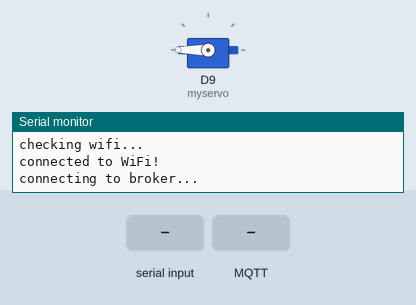
Recording of a sketch running on a simulated Arduino MKR. Parts: servo, the last lines printed to the serial monitor. Inputs (shaded band) come from the test bench. WiFi joins after 1.5 s; servers stay silent unless stated; no MQTT or app messages arrive unless stated.

Above: at 3.7 s.
3.8 s: "1\n" received over Serial
At 4.6 s:
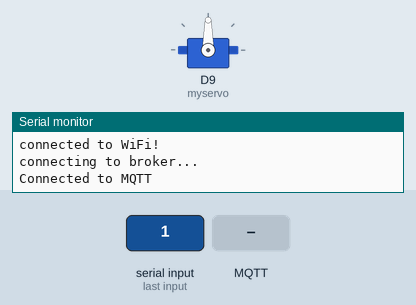
6.3 s: MQTT message "1" arrives on the first subscribed topic
7.8 s: MQTT message "on" arrives on the first subscribed topic
9.3 s: MQTT message "off" arrives on the first subscribed topic
Timing chart, 0 to 11.8 s (numbered marks = the images above; inputs shaded):
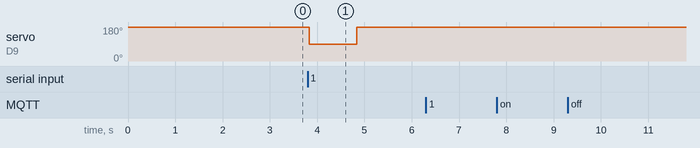

Measured:
- after the input at 3.8 s, servo on D9 (myservo): 180° → 90° at once, → 180° 1.0 s later

The sketch:

ch5_03_servo_mqtt.ino
```cpp
#include <Servo.h>
#include <WiFiNINA.h>
#include <MQTT.h>

const char WIFI_SSID[] = "wifi name";
const char WIFI_PASS[] = "wifi password";
const char mqttServer[] = "broker.shiftr.io";
const int mqttServerPort = 1883;
const char key[] = "try";
const char secret[] = "try";
const char device[] = "hellomqtt"; // broker device identifier
Servo myservo;
unsigned long lastTimeOpenend = 0;
bool isOpen = false;
int OPENING_TIME = 200;

int status = WL_IDLE_STATUS;
WiFiClient net;
MQTTClient client;

int POSITION_OPEN = 90;
int POSITION_CLOSED = 180;

unsigned long lastMillis = 0;

void connect() {
  Serial.print("checking wifi...");
  while ( status != WL_CONNECTED) {
    status = WiFi.begin(WIFI_SSID, WIFI_PASS);
    Serial.print(".");
    delay(1000);
  }
  Serial.println("\nconnected to WiFi!\n");

  client.begin(mqttServer, mqttServerPort, net);

  Serial.println("connecting to broker...");
  while (!client.connect(device, key, secret)) {
    Serial.print(".");
    delay(1000);
  }

  Serial.println("Connected to MQTT");

  client.onMessage(messageReceived);

  client.subscribe("/tims-channel/feeder/#");
  // client.unsubscribe("/hello");
}

void messageReceived(String &topic, String &payload) {
  Serial.println("incoming: " + topic + " - " + payload);
  if (topic == "/tims-channel/feeder/feed") {
    Serial.println("Command to feed received");
    lastTimeOpenend = millis();
    isOpen = true;
    myservo.write(POSITION_OPEN);
  }
}

void setup() {
  Serial.begin(9600);
  myservo.attach(9);
  myservo.write(POSITION_CLOSED);
  connect();
}

void loop() {
  client.loop();
  // delay(1000); // helps eventually

  if (!net.connected()) {
    connect();
  }

  if (millis() - lastMillis > 10000) {
    lastMillis = millis();
    client.publish("/tims-channel/feeder/ping", "feeder is online");
    lastMillis = millis();
  }
  while (Serial.available() > 0) {
    int inputValue = Serial.parseInt();
    if (inputValue == 1) {
      lastTimeOpenend = millis();
      isOpen = true;
      myservo.write(POSITION_OPEN);
    }
  }
  if (isOpen) {
    if (millis() > lastTimeOpenend + OPENING_TIME) {
      myservo.write(POSITION_CLOSED);
      isOpen = false;
    }
  }
}
```
